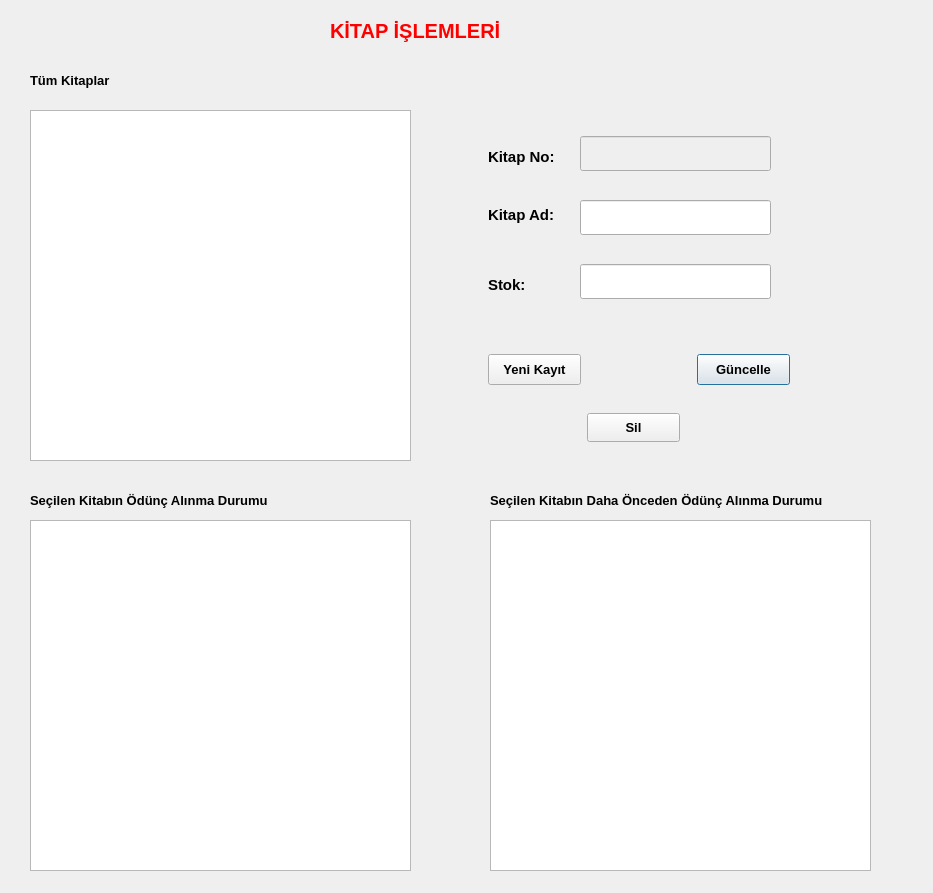
<?xml version="1.0" encoding="UTF-8"?>
<ui version="4.0">
 <class>KitapIslemleri</class>
 <widget class="QDialog" name="KitapIslemleri">
  <property name="geometry">
   <rect>
    <x>0</x>
    <y>0</y>
    <width>933</width>
    <height>893</height>
   </rect>
  </property>
  <property name="windowTitle">
   <string>Dialog</string>
  </property>
  <widget class="QLabel" name="label_2">
   <property name="geometry">
    <rect>
     <x>330</x>
     <y>10</y>
     <width>221</width>
     <height>41</height>
    </rect>
   </property>
   <property name="palette">
    <palette>
     <active>
      <colorrole role="WindowText">
       <brush brushstyle="SolidPattern">
        <color alpha="255">
         <red>255</red>
         <green>0</green>
         <blue>0</blue>
        </color>
       </brush>
      </colorrole>
     </active>
     <inactive>
      <colorrole role="WindowText">
       <brush brushstyle="SolidPattern">
        <color alpha="255">
         <red>255</red>
         <green>0</green>
         <blue>0</blue>
        </color>
       </brush>
      </colorrole>
     </inactive>
     <disabled/>
    </palette>
   </property>
   <property name="font">
    <font>
     <pointsize>15</pointsize>
     <bold>true</bold>
    </font>
   </property>
   <property name="text">
    <string>KİTAP İŞLEMLERİ</string>
   </property>
  </widget>
  <widget class="QLabel" name="label">
   <property name="geometry">
    <rect>
     <x>30</x>
     <y>70</y>
     <width>131</width>
     <height>20</height>
    </rect>
   </property>
   <property name="font">
    <font>
     <pointsize>10</pointsize>
     <bold>true</bold>
    </font>
   </property>
   <property name="text">
    <string>Tüm Kitaplar</string>
   </property>
  </widget>
  <widget class="QTableView" name="tableViewTumKitaplar">
   <property name="geometry">
    <rect>
     <x>30</x>
     <y>110</y>
     <width>381</width>
     <height>351</height>
    </rect>
   </property>
  </widget>
  <widget class="QLabel" name="label_5">
   <property name="geometry">
    <rect>
     <x>488</x>
     <y>274</y>
     <width>101</width>
     <height>22</height>
    </rect>
   </property>
   <property name="font">
    <font>
     <pointsize>11</pointsize>
     <bold>true</bold>
    </font>
   </property>
   <property name="text">
    <string>Stok:</string>
   </property>
  </widget>
  <widget class="QLabel" name="label_4">
   <property name="geometry">
    <rect>
     <x>488</x>
     <y>204</y>
     <width>71</width>
     <height>22</height>
    </rect>
   </property>
   <property name="font">
    <font>
     <pointsize>11</pointsize>
     <bold>true</bold>
    </font>
   </property>
   <property name="text">
    <string>Kitap Ad:</string>
   </property>
  </widget>
  <widget class="QLineEdit" name="kitapNo">
   <property name="enabled">
    <bool>false</bool>
   </property>
   <property name="geometry">
    <rect>
     <x>580</x>
     <y>136</y>
     <width>191</width>
     <height>35</height>
    </rect>
   </property>
  </widget>
  <widget class="QPushButton" name="pushButtonGuncelle">
   <property name="geometry">
    <rect>
     <x>697</x>
     <y>354</y>
     <width>93</width>
     <height>31</height>
    </rect>
   </property>
   <property name="font">
    <font>
     <pointsize>10</pointsize>
     <bold>true</bold>
    </font>
   </property>
   <property name="text">
    <string>Güncelle</string>
   </property>
  </widget>
  <widget class="QPushButton" name="pushButtonSil">
   <property name="geometry">
    <rect>
     <x>587</x>
     <y>413</y>
     <width>93</width>
     <height>29</height>
    </rect>
   </property>
   <property name="font">
    <font>
     <pointsize>10</pointsize>
     <bold>true</bold>
    </font>
   </property>
   <property name="text">
    <string>Sil</string>
   </property>
  </widget>
  <widget class="QPushButton" name="pushButtonYeniKayit">
   <property name="geometry">
    <rect>
     <x>488</x>
     <y>354</y>
     <width>93</width>
     <height>31</height>
    </rect>
   </property>
   <property name="font">
    <font>
     <pointsize>10</pointsize>
     <bold>true</bold>
    </font>
   </property>
   <property name="text">
    <string>Yeni Kayıt</string>
   </property>
  </widget>
  <widget class="QLabel" name="label_3">
   <property name="geometry">
    <rect>
     <x>488</x>
     <y>146</y>
     <width>71</width>
     <height>22</height>
    </rect>
   </property>
   <property name="font">
    <font>
     <pointsize>11</pointsize>
     <bold>true</bold>
    </font>
   </property>
   <property name="text">
    <string>Kitap No:</string>
   </property>
  </widget>
  <widget class="QLineEdit" name="kitapStok">
   <property name="geometry">
    <rect>
     <x>580</x>
     <y>264</y>
     <width>191</width>
     <height>35</height>
    </rect>
   </property>
  </widget>
  <widget class="QLineEdit" name="kitapAd">
   <property name="geometry">
    <rect>
     <x>580</x>
     <y>200</y>
     <width>191</width>
     <height>35</height>
    </rect>
   </property>
  </widget>
  <widget class="QTableView" name="tableView_2">
   <property name="geometry">
    <rect>
     <x>30</x>
     <y>520</y>
     <width>381</width>
     <height>351</height>
    </rect>
   </property>
  </widget>
  <widget class="QTableView" name="tableView_3">
   <property name="geometry">
    <rect>
     <x>490</x>
     <y>520</y>
     <width>381</width>
     <height>351</height>
    </rect>
   </property>
  </widget>
  <widget class="QLabel" name="label_6">
   <property name="geometry">
    <rect>
     <x>30</x>
     <y>490</y>
     <width>361</width>
     <height>20</height>
    </rect>
   </property>
   <property name="font">
    <font>
     <pointsize>10</pointsize>
     <bold>true</bold>
    </font>
   </property>
   <property name="text">
    <string>Seçilen Kitabın Ödünç Alınma Durumu</string>
   </property>
  </widget>
  <widget class="QLabel" name="label_7">
   <property name="geometry">
    <rect>
     <x>490</x>
     <y>490</y>
     <width>461</width>
     <height>20</height>
    </rect>
   </property>
   <property name="font">
    <font>
     <pointsize>10</pointsize>
     <bold>true</bold>
    </font>
   </property>
   <property name="text">
    <string>Seçilen Kitabın Daha Önceden Ödünç Alınma Durumu</string>
   </property>
  </widget>
 </widget>
 <resources/>
 <connections/>
</ui>
